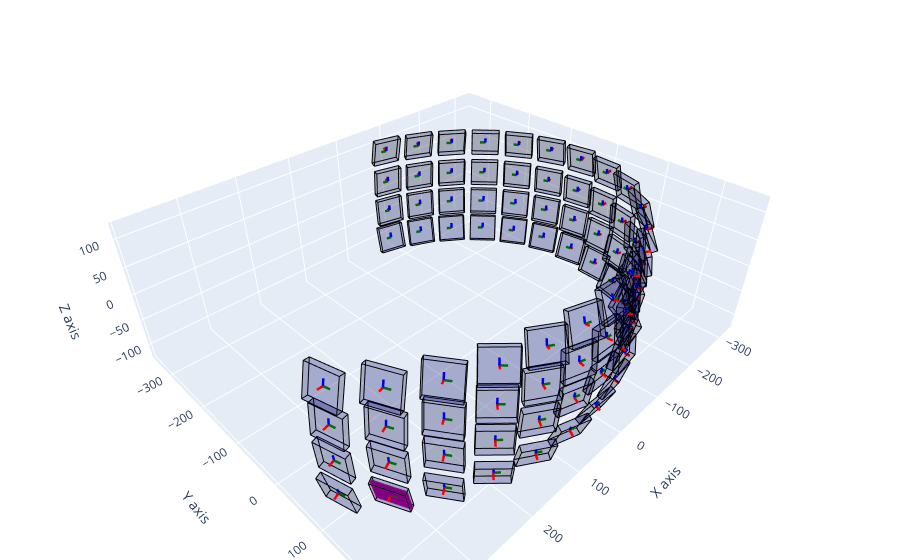

The code cell stored with this chart in its notebook:
### Markdown cell above
## Conclusion on the orientation of the pixels

- A $(24-\text{PixelID\_Y})$ is needed, so that the new pixel runs from 0 to 23 from bottom to top, and from 0 to 23 from left to right (counterclockwise). This coordinate system holds when looking from the back of the crystal (the side opposite to the PMT)

### Code cell
plotly_fig_data=[]
for id, (phi, theta, translation) in enumerate(zip(
    dc_spect_geometry_config["azimuthal_angle_deg"],
    dc_spect_geometry_config["polar_angle_deg"],
    dc_spect_geometry_config["detector_crystal_translation_mm"],
)):
    box = Manifold.cube(
        detector_crystal_size_mm, center=True
    )
    final_box = box.rotate([0.0, -theta, phi]).translate([translation[0], translation[1], translation[2]])
    plotly_mesh_data, plotly_edge_data = construct_plotly_box_with_edges(
        final_box, name=f"Crystal_{id + 1}"
    )
    plotly_fig_data.extend(construct_plotly_transformed_axes(
    angles_deg=[0, -theta, phi], translation=translation, scale=10, name="Global", width=5
))
    plotly_fig_data.append(plotly_mesh_data)
    plotly_fig_data.append(plotly_edge_data)


fig = go.Figure(data= plotly_fig_data)  # Start with the geometry of all crystals

fig.add_trace(
    go.Scatter3d(
        x=this_crystal_pixel_centers.reshape(-1, 3)[:, 0],
        y=this_crystal_pixel_centers.reshape(-1, 3)[:, 1],
        z=this_crystal_pixel_centers.reshape(-1, 3)[:, 2],
        mode="markers",
        marker={ "size": 2, "color": "purple", "opacity": 0.5 },
        name="Detected Singles (CrystalID=1)",
    )
)

# 5. Format the scene so proportions aren't distorted
fig.update_layout(
    scene={
        "xaxis": {"title": "X axis"},
        "yaxis": {"title": "Y axis"},
        "zaxis": {"title": "Z axis"},
        "aspectmode": "data",  # Enforces a 1:1:1 scale so your box shape is accurate
    },
    margin={
        "l": 0,
        "r": 0,
        "b": 0,
        "t": 0,
    },  # Removes excess white space around the plot
    showlegend=False
)

fig.show()
